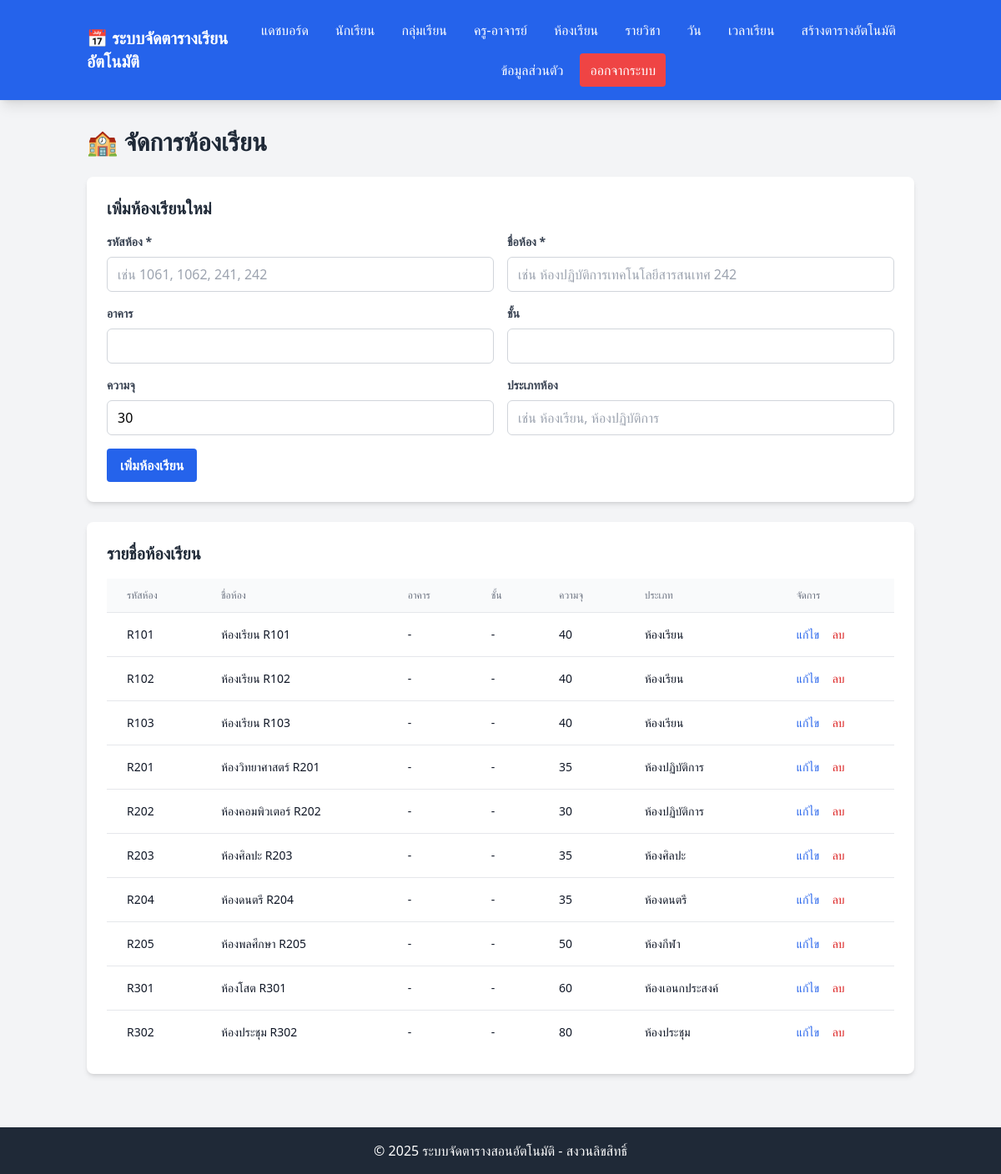
The page /classrooms.php (signed in) on the database its author committed.
### tables this page shows
CREATE TABLE IF NOT EXISTS classrooms (
    id INT AUTO_INCREMENT PRIMARY KEY,
    room_code VARCHAR(20) UNIQUE NOT NULL COMMENT 'เช่น 1061, 1062, 241, 242',
    room_name VARCHAR(100) NOT NULL COMMENT 'เช่น ห้องปฏิบัติการเทคโนโลยีสารสนเทศ 242',
    building VARCHAR(50) COMMENT 'อาคาร',
    floor INT COMMENT 'ชั้น',
    capacity INT DEFAULT 30,
    room_type VARCHAR(50) COMMENT 'ห้องเรียน / ห้องปฏิบัติการ',
    created_at TIMESTAMP DEFAULT CURRENT_TIMESTAMP
);

### classrooms.php (the view, shortened to what this page needs)
<?php
require_once 'config/database.php';
$classrooms = $pdo->query("SELECT * FROM classrooms ORDER BY room_code")->fetchAll();
$editClassroom = null;
require_once 'includes/header.php';
?>
<div class="mb-6">
    <h1 class="text-3xl font-bold text-gray-800 mb-2">🏫 จัดการห้องเรียน</h1>
</div>
<div class="bg-white rounded-lg shadow-md p-6 mb-6">
    <h2 class="text-xl font-bold text-gray-800 mb-4">
        <?php echo $editClassroom ? 'แก้ไขข้อมูลห้องเรียน' : 'เพิ่มห้องเรียนใหม่'; ?>
    </h2>
    <form method="POST" action="">
        <div class="grid grid-cols-1 md:grid-cols-2 gap-4">
            <div>
                <label class="block text-gray-700 text-sm font-bold mb-2">รหัสห้อง *</label>
                <input type="text" name="room_code" required
                       value="<?php echo $editClassroom ? htmlspecialchars($editClassroom['room_code']) : ''; ?>"
                       placeholder="เช่น 1061, 1062, 241, 242"
                       class="w-full px-3 py-2 border border-gray-300 rounded-md focus:outline-none focus:ring-2 focus:ring-blue-500">
            </div>
            <div>
                <label class="block text-gray-700 text-sm font-bold mb-2">ชื่อห้อง *</label>
                <input type="text" name="room_name" required
                       value="<?php echo $editClassroom ? htmlspecialchars($editClassroom['room_name']) : ''; ?>"
                       placeholder="เช่น ห้องปฏิบัติการเทคโนโลยีสารสนเทศ 242"
                       class="w-full px-3 py-2 border border-gray-300 rounded-md focus:outline-none focus:ring-2 focus:ring-blue-500">
            </div>
            <div>
                <label class="block text-gray-700 text-sm font-bold mb-2">อาคาร</label>
                <input type="text" name="building"
                       value="<?php echo $editClassroom ? htmlspecialchars($editClassroom['building'] ?? '') : ''; ?>"
                       class="w-full px-3 py-2 border border-gray-300 rounded-md focus:outline-none focus:ring-2 focus:ring-blue-500">
            </div>
            <div>
                <label class="block text-gray-700 text-sm font-bold mb-2">ชั้น</label>
                <input type="number" name="floor" min="1" max="20"
                       value="<?php echo $editClassroom ? htmlspecialchars($editClassroom['floor'] ?? '') : ''; ?>"
                       class="w-full px-3 py-2 border border-gray-300 rounded-md focus:outline-none focus:ring-2 focus:ring-blue-500">
            </div>
            <div>
                <label class="block text-gray-700 text-sm font-bold mb-2">ความจุ</label>
                <input type="number" name="capacity" min="1" max="200"
                       value="<?php echo $editClassroom ? htmlspecialchars($editClassroom['capacity']) : '30'; ?>"
                       class="w-full px-3 py-2 border border-gray-300 rounded-md focus:outline-none focus:ring-2 focus:ring-blue-500">
            </div>
            <div>
                <label class="block text-gray-700 text-sm font-bold mb-2">ประเภทห้อง</label>
                <input type="text" name="room_type"
                       value="<?php echo $editClassroom ? htmlspecialchars($editClassroom['room_type']) : ''; ?>"
                       placeholder="เช่น ห้องเรียน, ห้องปฏิบัติการ"
                       class="w-full px-3 py-2 border border-gray-300 rounded-md focus:outline-none focus:ring-2 focus:ring-blue-500">
            </div>
        </div>
        <div class="mt-4">
            <button type="submit" class="bg-blue-600 hover:bg-blue-700 text-white font-bold py-2 px-4 rounded">
                <?php echo $editClassroom ? 'บันทึกการแก้ไข' : 'เพิ่มห้องเรียน'; ?>
            </button>
        </div>
    </form>
</div>
<div class="bg-white rounded-lg shadow-md p-6">
    <h2 class="text-xl font-bold text-gray-800 mb-4">รายชื่อห้องเรียน</h2>
    <div class="overflow-x-auto">
        <table class="min-w-full divide-y divide-gray-200">
            <thead class="bg-gray-50">
                <tr>
                    <th class="px-6 py-3 text-left text-xs font-medium text-gray-500 uppercase">รหัสห้อง</th>
                    <th class="px-6 py-3 text-left text-xs font-medium text-gray-500 uppercase">ชื่อห้อง</th>
                    <th class="px-6 py-3 text-left text-xs font-medium text-gray-500 uppercase">อาคาร</th>
                    <th class="px-6 py-3 text-left text-xs font-medium text-gray-500 uppercase">ชั้น</th>
                    <th class="px-6 py-3 text-left text-xs font-medium text-gray-500 uppercase">ความจุ</th>
                    <th class="px-6 py-3 text-left text-xs font-medium text-gray-500 uppercase">ประเภท</th>
                    <th class="px-6 py-3 text-left text-xs font-medium text-gray-500 uppercase">จัดการ</th>
                </tr>
            </thead>
            <tbody class="bg-white divide-y divide-gray-200">
                <?php foreach ($classrooms as $classroom): ?>
                    <tr>
                        <td class="px-6 py-4 whitespace-nowrap text-sm text-gray-900"><?php echo htmlspecialchars($classroom['room_code']); ?></td>
                        <td class="px-6 py-4 whitespace-nowrap text-sm text-gray-900"><?php echo htmlspecialchars($classroom['room_name']); ?></td>
                        <td class="px-6 py-4 whitespace-nowrap text-sm text-gray-900"><?php echo htmlspecialchars($classroom['building'] ?: '-'); ?></td>
                        <td class="px-6 py-4 whitespace-nowrap text-sm text-gray-900"><?php echo htmlspecialchars($classroom['floor'] ?: '-'); ?></td>
                        <td class="px-6 py-4 whitespace-nowrap text-sm text-gray-900"><?php echo htmlspecialchars($classroom['capacity']); ?></td>
                        <td class="px-6 py-4 whitespace-nowrap text-sm text-gray-900"><?php echo htmlspecialchars($classroom['room_type'] ?: '-'); ?></td>
                        <td class="px-6 py-4 whitespace-nowrap text-sm">
                            <a href="?edit=<?php echo $classroom['id']; ?>" class="text-blue-600 hover:text-blue-800 mr-3">แก้ไข</a>
                            <form method="POST" action="" class="inline" onsubmit="return confirm('คุณแน่ใจหรือไม่ว่าต้องการลบ?');">
                                <button type="submit" class="text-red-600 hover:text-red-800">ลบ</button>
                            </form>
                        </td>
                    </tr>
                <?php endforeach; ?>
            </tbody>
        </table>
    </div>
</div>
<?php require_once 'includes/footer.php'; ?>

### rows shown on the page
classrooms: room_code "R101", room_name "ห้องเรียน R101", building "-", floor "-", capacity "40", room_type "ห้องเรียน"
classrooms: room_code "R102", room_name "ห้องเรียน R102", building "-", floor "-", capacity "40", room_type "ห้องเรียน"
classrooms: room_code "R103", room_name "ห้องเรียน R103", building "-", floor "-", capacity "40", room_type "ห้องเรียน"
classrooms: room_code "R201", room_name "ห้องวิทยาศาสตร์ R201", building "-", floor "-", capacity "35", room_type "ห้องปฏิบัติการ"
classrooms: room_code "R202", room_name "ห้องคอมพิวเตอร์ R202", building "-", floor "-", capacity "30", room_type "ห้องปฏิบัติการ"
classrooms: room_code "R203", room_name "ห้องศิลปะ R203", building "-", floor "-", capacity "35", room_type "ห้องศิลปะ"
classrooms: room_code "R204", room_name "ห้องดนตรี R204", building "-", floor "-", capacity "35", room_type "ห้องดนตรี"
classrooms: room_code "R205", room_name "ห้องพลศึกษา R205", building "-", floor "-", capacity "50", room_type "ห้องกีฬา"
classrooms: room_code "R301", room_name "ห้องโสต R301", building "-", floor "-", capacity "60", room_type "ห้องเอนกประสงค์"
classrooms: room_code "R302", room_name "ห้องประชุม R302", building "-", floor "-", capacity "80", room_type "ห้องประชุม"
